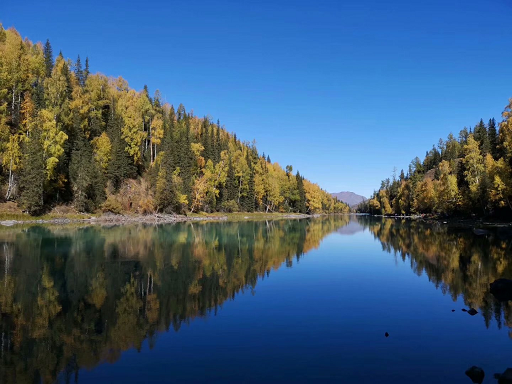
#> input picture blog40-ImageSegmentation/scenery.png, 512 x 384 px
$ python 'blog40-06-kmeans(best).py'
#> lines starting #> are read from the running program, lines starting #| are printed output that depends on the picture
# coding: utf-8
# 2021-05-17 Eastmount CSDN
import cv2
import numpy as np
import matplotlib.pyplot as plt

#读取原始图像
img = cv2.imread('scenery.png')
#> img is the input picture: shape (384, 512, 3); mean B, G, R 117.2, 91.6, 64.3
print(img.shape)
#| (384, 512, 3)

#图像二维像素转换为一维
data = img.reshape((-1,3))
data = np.float32(data)

#定义中心 (type,max_iter,epsilon)
criteria = (cv2.TERM_CRITERIA_EPS +
            cv2.TERM_CRITERIA_MAX_ITER, 10, 1.0)

#设置标签
flags = cv2.KMEANS_RANDOM_CENTERS

#K-Means聚类 聚集成2类
compactness, labels2, centers2 = cv2.kmeans(data, 2, None, criteria, 10, flags)
#> compactness = 789455132.2; centers2 = [[55.57, 62.4, 59.46], [205.6, 133.4, 71.2]]

#K-Means聚类 聚集成4类
compactness, labels4, centers4 = cv2.kmeans(data, 4, None, criteria, 10, flags)
#> compactness = 334757272.4; centers4 = [[193.1, 110.3, 45.48], [69.67, 110, 124.6], [228.4, 164.9, 100.7], [47.86, 42.09, 33.14]]

#K-Means聚类 聚集成8类
compactness, labels8, centers8 = cv2.kmeans(data, 8, None, criteria, 10, flags)
#> compactness = 121640244.1; centers8 = [[201.2, 115.6, 48.04], [88.75, 40.24, 8.93], [49.52, 77.64, 84.89], [142, 72.84, 26.31], [82, 127.9, 146.3], [22.56, 32.65, 32.69], [235.3, 186.1, 135.9], [224.7, 152.5, 80.13]]

#K-Means聚类 聚集成16类
compactness, labels16, centers16 = cv2.kmeans(data, 16, None, criteria, 10, flags)
#> compactness = 60061222.3; centers16 = 16 rows, first 8: [240.6, 186, 128.5], [39.26, 78.59, 92.22], [134.2, 66.19, 21.24], [106.2, 48.51, 12.48], [223.4, 149.4, 75.84], [160.8, 150.2, 150.6], [97.43, 118.3, 128.5], [14.39, 20.01, 18.59]

#K-Means聚类 聚集成64类
compactness, labels64, centers64 = cv2.kmeans(data, 64, None, criteria, 10, flags)
#> compactness = 26195600.8; centers64 = 64 rows, first 8: [123, 58.32, 15.96], [140.2, 131, 130.1], [85.12, 110.1, 119.5], [81.48, 89.36, 81.62], [155.5, 80.22, 28.77], [145.1, 119.8, 101.7], [92.99, 42.53, 9.06], [195.5, 103.4, 37.99]

#图像转换回uint8二维类型
centers2 = np.uint8(centers2)
#> centers2 = [[55, 62, 59], [205, 133, 71]]
res = centers2[labels2.flatten()]
dst2 = res.reshape((img.shape))
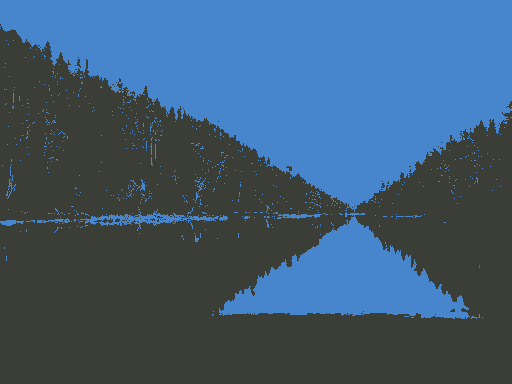
#> dst2: shape (384, 512, 3); mean B, G, R 116.6, 91.2, 63.9

centers4 = np.uint8(centers4)
#> centers4 = [[193, 110, 45], [69, 110, 124], [228, 164, 100], [47, 42, 33]]
res = centers4[labels4.flatten()]
dst4 = res.reshape((img.shape))
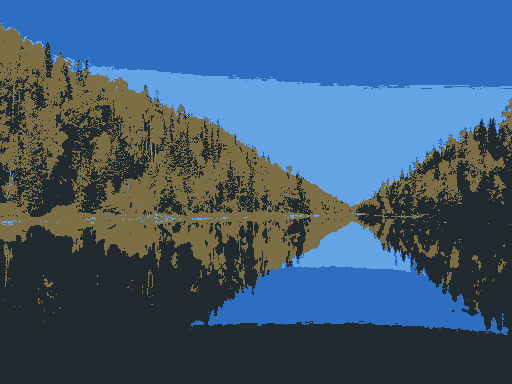
#> dst4: shape (384, 512, 3); mean B, G, R 116.6, 91.3, 63.9

centers8 = np.uint8(centers8)
#> centers8 = [[201, 115, 48], [88, 40, 8], [49, 77, 84], [141, 72, 26], [81, 127, 146], [22, 32, 32], [235, 186, 135], [224, 152, 80]]
res = centers8[labels8.flatten()]
dst8 = res.reshape((img.shape))
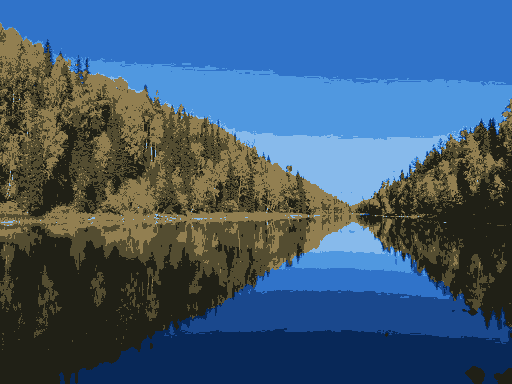
#> dst8: shape (384, 512, 3); mean B, G, R 116.6, 91, 63.8

centers16 = np.uint8(centers16)
#> centers16 = 16 rows, first 8: [240, 186, 128], [39, 78, 92], [134, 66, 21], [106, 48, 12], [223, 149, 75], [160, 150, 150], [97, 118, 128], [14, 20, 18]
res = centers16[labels16.flatten()]
dst16 = res.reshape((img.shape))
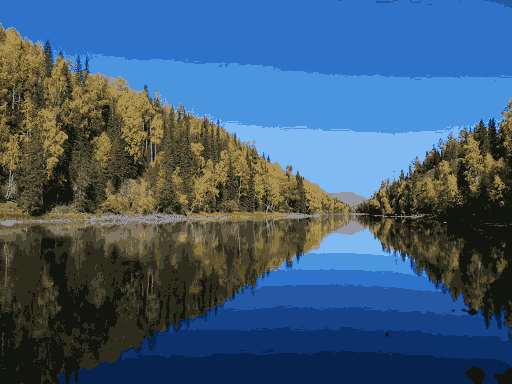
#> dst16: shape (384, 512, 3); mean B, G, R 116.6, 91, 63.8

centers64 = np.uint8(centers64)
#> centers64 = 64 rows, first 8: [123, 58, 15], [140, 131, 130], [85, 110, 119], [81, 89, 81], [155, 80, 28], [145, 119, 101], [92, 42, 9], [195, 103, 37]
res = centers64[labels64.flatten()]
dst64 = res.reshape((img.shape))

#图像转换为RGB显示
img = cv2.cvtColor(img, cv2.COLOR_BGR2RGB)
dst2 = cv2.cvtColor(dst2, cv2.COLOR_BGR2RGB)
dst4 = cv2.cvtColor(dst4, cv2.COLOR_BGR2RGB)
dst8 = cv2.cvtColor(dst8, cv2.COLOR_BGR2RGB)
dst16 = cv2.cvtColor(dst16, cv2.COLOR_BGR2RGB)
dst64 = cv2.cvtColor(dst64, cv2.COLOR_BGR2RGB)

#用来正常显示中文标签
plt.rcParams['font.sans-serif']=['SimHei']

#显示图像
titles = [u'原始图像', u'聚类图像 K=2', u'聚类图像 K=4',
          u'聚类图像 K=8', u'聚类图像 K=16',  u'聚类图像 K=64']
images = [img, dst2, dst4, dst8, dst16, dst64]
for i in range(6):
   plt.subplot(2,3,i+1), plt.imshow(images[i], 'gray'),
   plt.title(titles[i])
   plt.xticks([]),plt.yticks([])
plt.show()

$ run again, with blog40-ImageSegmentation/hua.png copied over blog40-ImageSegmentation/scenery.png
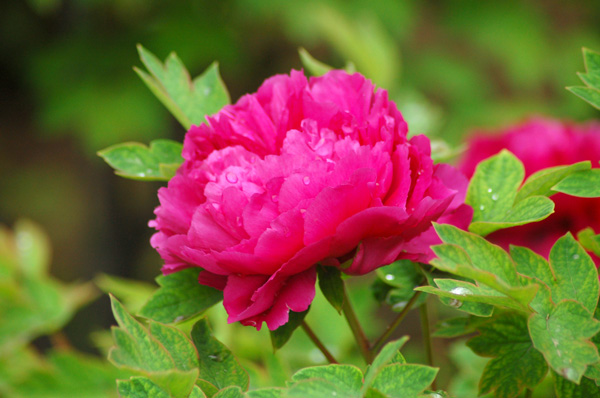
#> input picture blog40-ImageSegmentation/hua.png, 600 x 398 px
#> img is the input picture: shape (398, 600, 3); mean B, G, R 56.8, 94.7, 121.2
#| (398, 600, 3)
#> `compactness, labels2, centers2 = cv2.kmeans(data, 2, None, criteria, 1..`: compactness = 1.09e+09; centers2 = [[122.4, 35.4, 223.1], [37.46, 112.2, 91.2]]
#> `compactness, labels4, centers4 = cv2.kmeans(data, 4, None, criteria, 1..`: compactness = 414817257.2; centers4 = [[56.45, 9.29, 182.7], [150.1, 46.55, 236.2], [55.21, 158.4, 119.4], [21.71, 73.78, 62.13]]
#> `compactness, labels8, centers8 = cv2.kmeans(data, 8, None, criteria, 1..`: compactness = 195075731.9; centers8 = [[29.08, 109.8, 83.61], [45.74, 154.8, 112.6], [145.9, 37.43, 235.8], [18.63, 59.69, 50.48], [28.2, 7.73, 143.7], [188.2, 87.34, 246.2], [83.65, 179.5, 146.8], [89.17, 12.67, 214.3]]
#> `compactness, labels16, centers16 = cv2.kmeans(data, 16, None, criteria..`: compactness = 118408126.1; centers16 = 16 rows, first 8: [80.88, 8.14, 211.4], [44.16, 150.1, 98.87], [61.38, 164.4, 148.2], [64.93, 171, 117.3], [20.14, 42.98, 43.05], [25.6, 6.64, 140.1], [26.7, 125.7, 80.75], [129.2, 191.3, 174.3]
#> `compactness, labels64, centers64 = cv2.kmeans(data, 64, None, criteria..`: compactness = 44957831; centers64 = 64 rows, first 8: [211.2, 108.3, 253], [136.8, 98.09, 208.6], [18.87, 72.9, 60.07], [30.03, 143.3, 76.34], [104.5, 189, 145.3], [9.13, 148.1, 100.4], [13.92, 98.07, 92.91], [4.24, 108.5, 75.69]
#> `centers2 = np.uint8(centers2)`: centers2 = [[122, 35, 223], [37, 112, 91]]
#> `centers4 = np.uint8(centers4)`: centers4 = [[56, 9, 182], [150, 46, 236], [55, 158, 119], [21, 73, 62]]
#> `dst4 = res.reshape((img.shape))`:
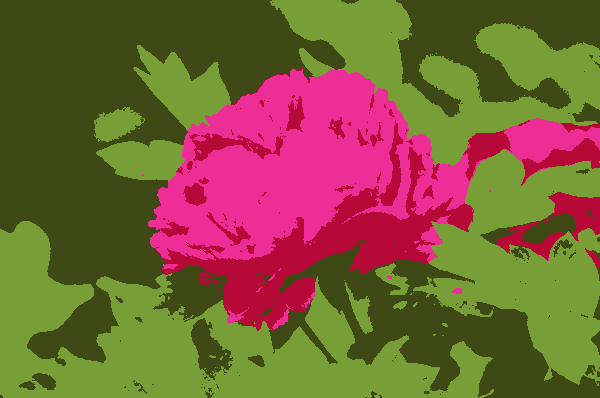
#> dst4: shape (398, 600, 3); mean B, G, R 56.4, 94.1, 120.9
#> `centers8 = np.uint8(centers8)`: centers8 = [[29, 109, 83], [45, 154, 112], [145, 37, 235], [18, 59, 50], [28, 7, 143], [188, 87, 246], [83, 179, 146], [89, 12, 214]]
#> `centers16 = np.uint8(centers16)`: centers16 = 16 rows, first 8: [80, 8, 211], [44, 150, 98], [61, 164, 148], [64, 171, 117], [20, 42, 43], [25, 6, 140], [26, 125, 80], [129, 191, 174]
#> `dst16 = res.reshape((img.shape))`:
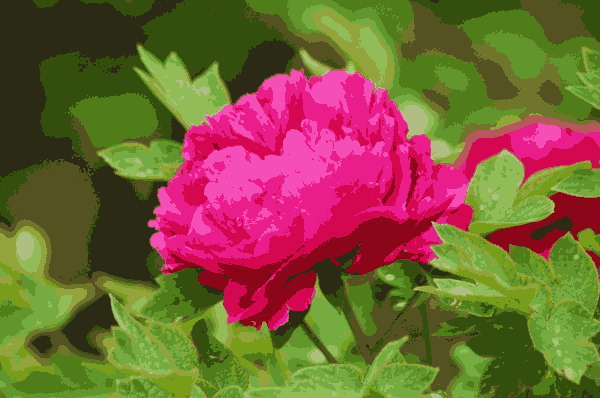
#> dst16: shape (398, 600, 3); mean B, G, R 56.3, 94.2, 120.8
#> `centers64 = np.uint8(centers64)`: centers64 = 64 rows, first 8: [211, 108, 252], [136, 98, 208], [18, 72, 60], [30, 143, 76], [104, 188, 145], [9, 148, 100], [13, 98, 92], [4, 108, 75]

$ run again, with blog40-ImageSegmentation/nv.png copied over blog40-ImageSegmentation/scenery.png
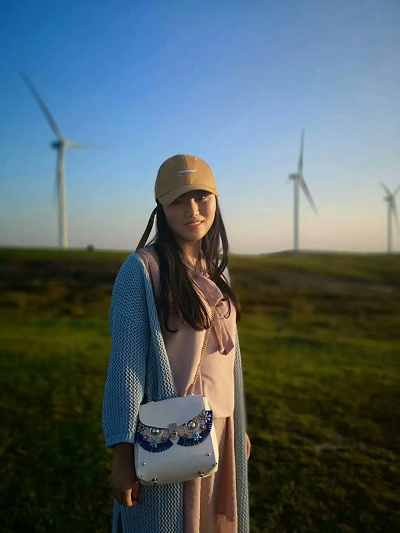
#> input picture blog40-ImageSegmentation/nv.png, 400 x 533 px
#> img is the input picture: shape (533, 400, 3); mean B, G, R 102.8, 99, 83.8
#| (533, 400, 3)
#> `compactness, labels2, centers2 = cv2.kmeans(data, 2, None, criteria, 1..`: compactness = 647750369.5; centers2 = [[20.79, 40.85, 40.77], [183.9, 156.5, 126.4]]
#> `compactness, labels4, centers4 = cv2.kmeans(data, 4, None, criteria, 1..`: compactness = 309474923.1; centers4 = [[187.9, 138.7, 89.34], [11.13, 34.44, 33.87], [188.5, 182.5, 170.7], [77.37, 82.47, 86.52]]
#> `compactness, labels8, centers8 = cv2.kmeans(data, 8, None, criteria, 1..`: compactness = 140250276.2; centers8 = [[206.5, 186.9, 161.3], [199, 154.1, 111.3], [122.6, 131.8, 136.8], [13.62, 49.14, 53.22], [7.49, 23.18, 20.27], [183.9, 121.6, 56.38], [166.8, 190.7, 207.1], [72.23, 71.53, 69.34]]
#> `compactness, labels16, centers16 = cv2.kmeans(data, 16, None, criteria..`: compactness = 72472420; centers16 = 16 rows, first 8: [210.1, 179.6, 146.6], [195.2, 201.8, 197.1], [90.69, 68.57, 38.26], [98.45, 94.08, 84.09], [5.07, 22.47, 20.44], [50.87, 66.88, 81.97], [172.8, 108.7, 36.46], [192.4, 131, 70.21]
#> `compactness, labels64, centers64 = cv2.kmeans(data, 64, None, criteria..`: compactness = 28202401.4; centers64 = 64 rows, first 8: [112.2, 83.1, 42.75], [169.2, 104.3, 28.77], [113.9, 97.03, 73.39], [106, 106.8, 102], [129.9, 117.5, 100.4], [112.4, 88.09, 55.42], [100, 70.4, 29.28], [103.1, 75.54, 37.17]
#> `centers2 = np.uint8(centers2)`: centers2 = [[20, 40, 40], [183, 156, 126]]
#> `dst2 = res.reshape((img.shape))`:
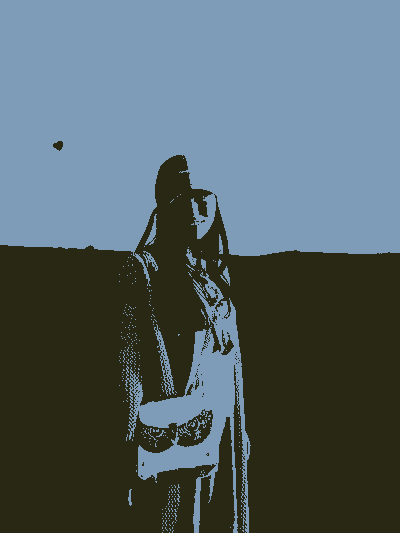
#> dst2: shape (533, 400, 3); mean B, G, R 102, 98.3, 83.3
#> `centers4 = np.uint8(centers4)`: centers4 = [[187, 138, 89], [11, 34, 33], [188, 182, 170], [77, 82, 86]]
#> `centers8 = np.uint8(centers8)`: centers8 = [[206, 186, 161], [198, 154, 111], [122, 131, 136], [13, 49, 53], [7, 23, 20], [183, 121, 56], [166, 190, 207], [72, 71, 69]]
#> `centers16 = np.uint8(centers16)`: centers16 = 16 rows, first 8: [210, 179, 146], [195, 201, 197], [90, 68, 38], [98, 94, 84], [5, 22, 20], [50, 66, 81], [172, 108, 36], [192, 130, 70]
#> `dst16 = res.reshape((img.shape))`:
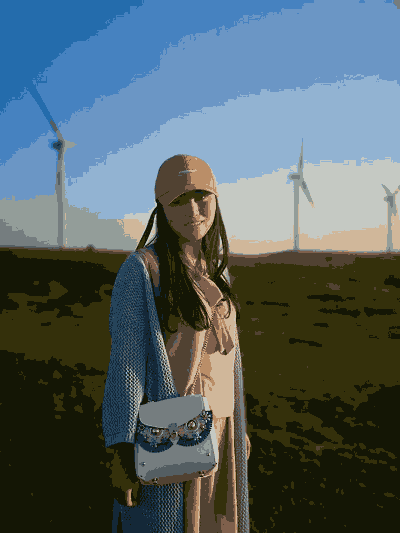
#> dst16: shape (533, 400, 3); mean B, G, R 102.4, 98.4, 83.4
#> `centers64 = np.uint8(centers64)`: centers64 = 64 rows, first 8: [112, 83, 42], [169, 104, 28], [113, 97, 73], [106, 106, 101], [129, 117, 100], [112, 88, 55], [100, 70, 29], [103, 75, 37]
